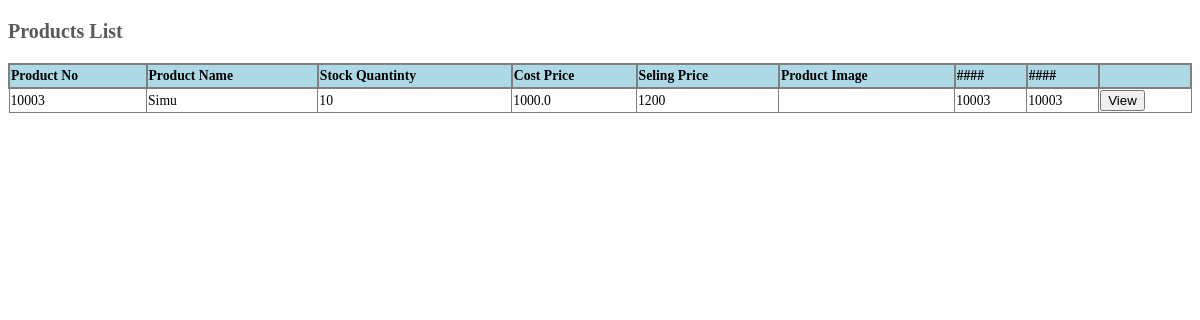
Screenshot of /allproducts/ with the database file from the repository.
### register/models.py (models this page shows, shortened)
class  Product(models.Model):
    productId =models.AutoField(primary_key=True,)
    name =models.CharField(max_length=255)
    stock =models.IntegerField()
    costPrice=models.FloatField()
    selingPrice =models.IntegerField()
    image  =models.ImageField(upload_to='upload/',blank=True,null=True)

### register/views.py (the view)
# urls.py: path('allproducts/',product_list, name='allproducts'),
def product_list(request):
    products =Product.objects.all()
    return render(request,'productslist.html',{'products':products})

### templates/productslist.html (shortened to what this page needs)
<!DOCTYPE html>
<html lang="en">
{% load static %}
<head>
    <link href="{% static 'business/viewtender.css' %}" rel="stylesheet">
</head>
<body>
    <div class="booking-id">
        <p>Products List</p>
    </div>
    <table>
            <tr >
                <th>Product No</th>
                <th>Product Name</th>
                <th>Stock Quantinty</th>
                <th>Cost Price</th>
                <th>Seling Price</th>
                <th>Product Image</th>
                <th>####</th>
                <th>####</th>
                <th></th>
            </tr>
           {% for product in products  %}
           <tr >
            <td>{{product.productId}}</td>
            <td>{{product.name}}</td>
            <td>{{product.stock}}</td>
            <td>{{product.costPrice}}</td>
            <td>{{product.selingPrice}}</td>
            <td><img src="" alt=""></td>
            <td>{{product.productId}}</td>
            <td>{{product.productId}}</td>
            <td><button>View</button></td>
        </tr>
           {% endfor %}
    </table>
</body>
</html>

### static/business/viewtender.css (style rules this page uses)
.booking-id { font-weight: 600; font-size: 20px; color: rgba(37, 34, 34, 0.753); }
table { width: 100%; margin-bottom: 20px; font-size: 13.7px; border: 1px solid grey; border-collapse: collapse; }
table th { border: 2px solid grey; background-color: lightblue; height: 20px; text-align: left; }
table td { border: 1px solid grey; }

### rows the page displays
Product: productId "10003", name "Simu", stock "10", costPrice "1000.0", selingPrice "1200"
